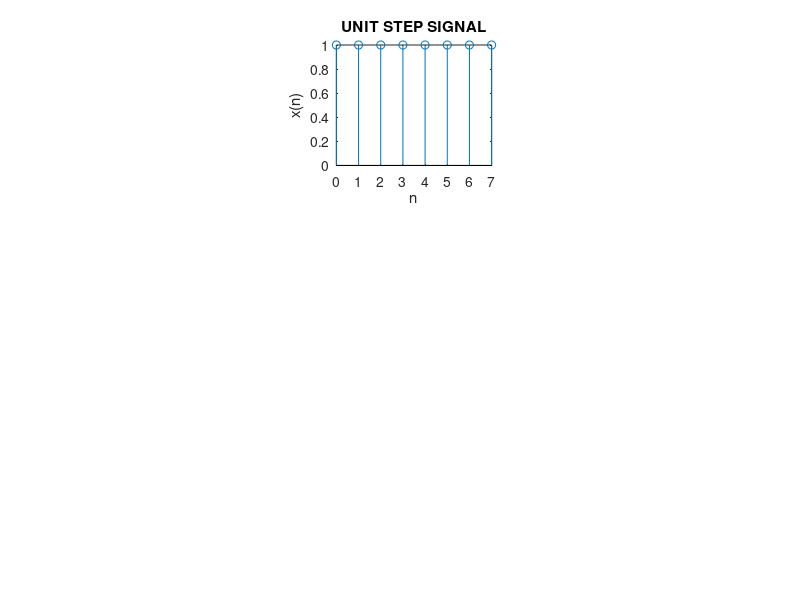

This figure's MATLAB source:
clc;
clear all;
close all;
N=8;
n=0:1:N-1;
x=ones(1,N);
subplot(3,3,2);
stem(n,x);
xlabel('n');
ylabel('x(n)');
title('UNIT STEP SIGNAL');